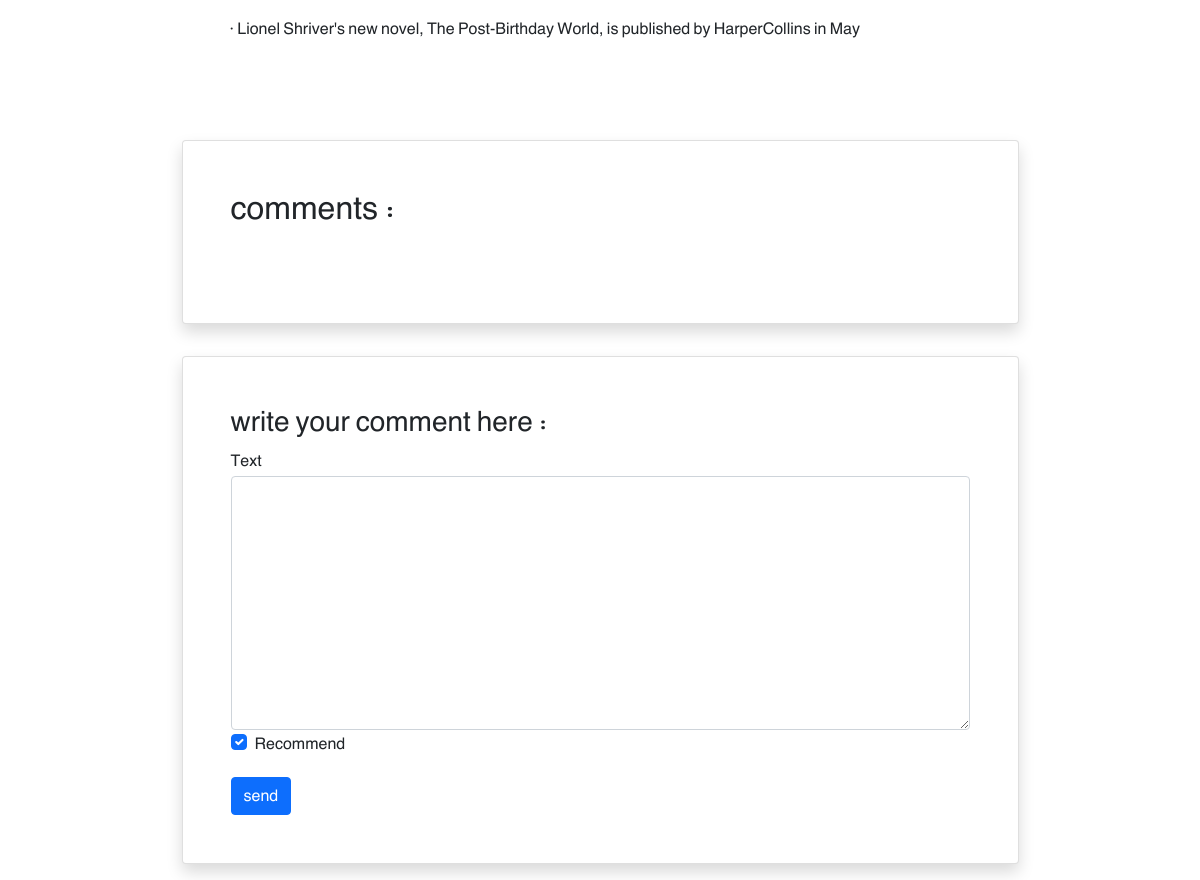
Page /books/3/ (signed in, lower part) on the earlier database version.
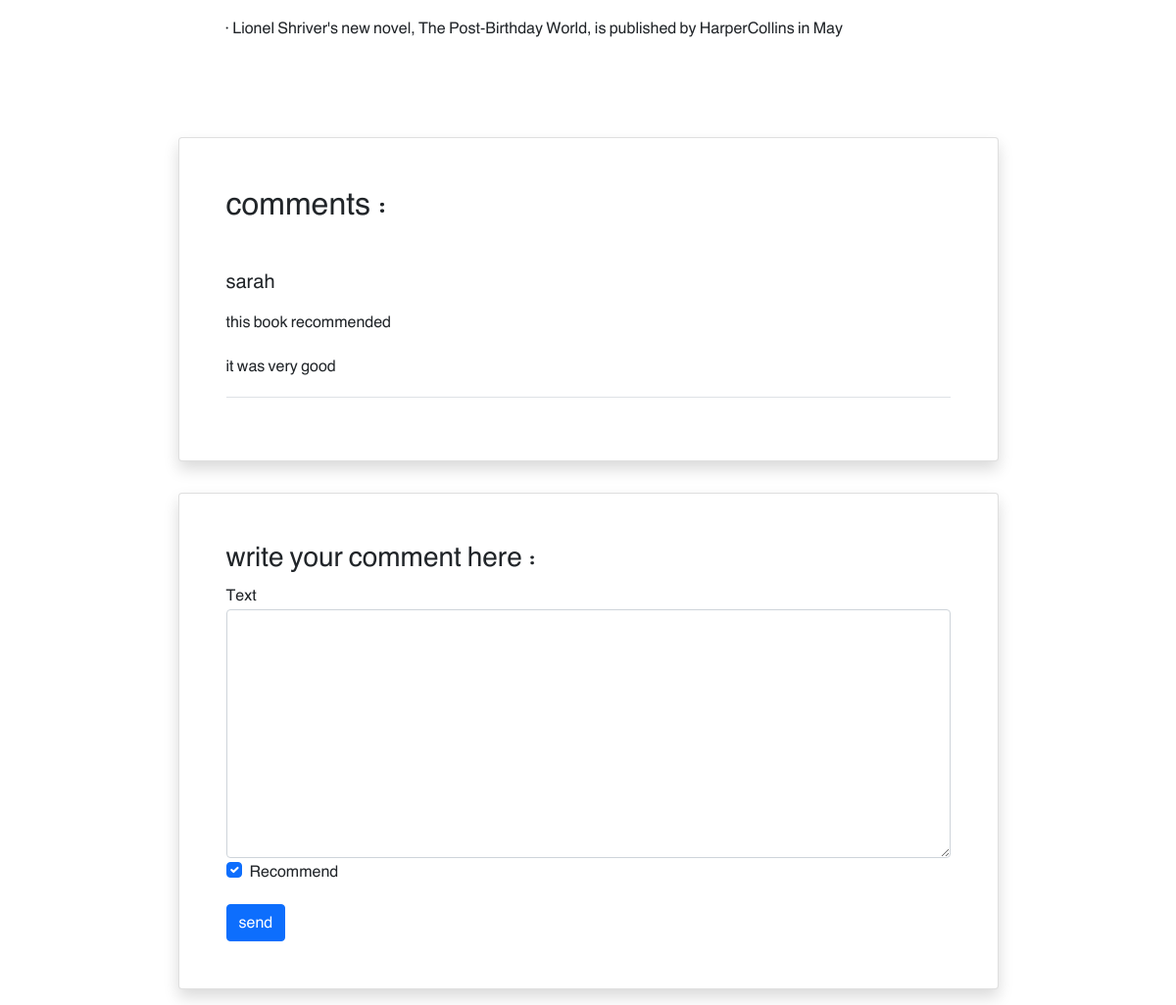
Same page on the later database version.
### books/models.py (models this page shows, shortened)
class Comment(models.Model):
    text = models.TextField(blank=True)
    user = models.ForeignKey(get_user_model(), on_delete=models.CASCADE)
    book = models.ForeignKey(Book, related_name='comments',  on_delete=models.CASCADE)
    datetime_create = models.DateTimeField(auto_now_add=True)
    recommend = models.BooleanField(default=True)
    is_active = models.BooleanField(default=True)

### accounts/models.py (models this page shows)
class CustomUser(AbstractUser):
    age = models.PositiveIntegerField(null=True, blank=True)

### books/views.py (the view)
# urls.py: path('<int:pk>/', views.book_detail_view, name='book_detail'),
@login_required
def book_detail_view(request, pk):
    book = get_object_or_404(Book, pk=pk)
    comment = book.comments.all()
    if request.method == 'Post':
        comment_form = CommentForm(request.POST)
        if comment_form.is_valid():
            new_comment = comment_form.save(commit=False)
            new_comment.book = book
            new_comment.user = request.user
            new_comment.save()
            comment_form = CommentForm()
    else:
        comment_form = CommentForm()
    return render(request, 'books/book_detail.html', {
        'book': book,
        'comments': comment,
        'comment_form': comment_form,
    })

### books/form.py
class CommentForm(forms.ModelForm):
    class Meta:
        model = Comment
        fields = ('text', 'recommend',)

### books/templates/books/book_detail.html (shortened to what this page needs)
{% extends '_base.html' %}
{% load crispy_forms_tags %}
{% block content %}
    <div class="container mt-5" dir="ltr">
        <div class="">
            <div class="">
                <div class="d-flex justify-content-center">
                    <div class="my-3 p-5 w-sm-75 w-100">
                        {{ book.content|linebreaks }}
                    </div>
                </div>
                <div class="d-flex justify-content-center">
                    <div class="card shadow my-3 p-5 w-sm-75 w-100">
                        <h2 class="mb-5">comments :</h2>
                        {% for comment in comments %}
                            {% if comment.is_active %}
                                <div class="border-bottom mb-3">
                                <h5 class="mb-3">{{ comment.user.username }}</h5>
                                {% if comment.recommend %}<P>this book recommended</P>
                                {% else %}
                                    <p>this book didn't recommend</p>
                                {% endif %}
                                <p>{{ comment.text|linebreaks }}</p>
                            {% endif %}
                        </div>
                        {% endfor %}
                    </div>
                </div>
                <div class="d-flex justify-content-center">
                    <div class="card shadow my-3 p-5 w-sm-75 w-100">
                        <h3>write your comment here :</h3>
                        <form method="POST">
                            {{ comment_form|crispy }}
                            <button type="submit" class="btn btn-primary mt-3">send</button>
                        </form>
                    </div>
                </div>
            </div>
        </div>
    </div>
{% endblock %}

Differences in the rows shown:
added Comment: user.username "sarah", recommend "this book recommended", text "it was very good"
